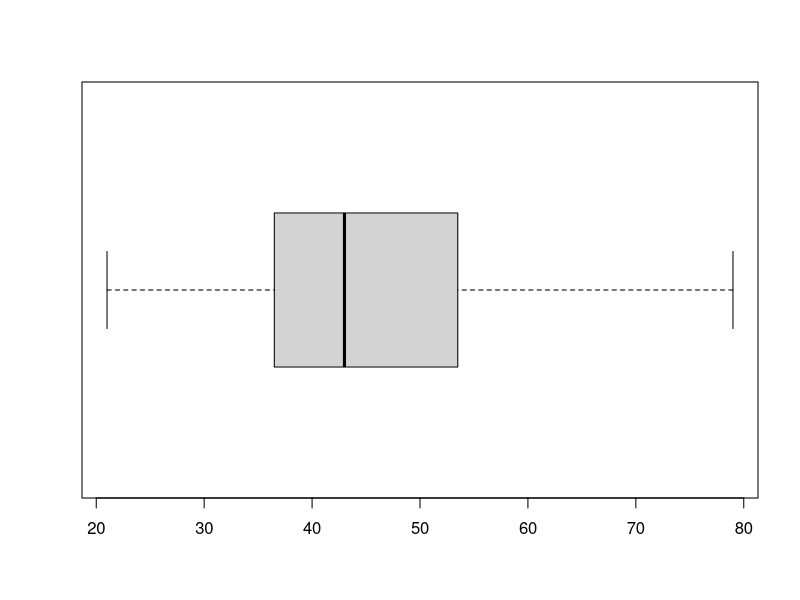
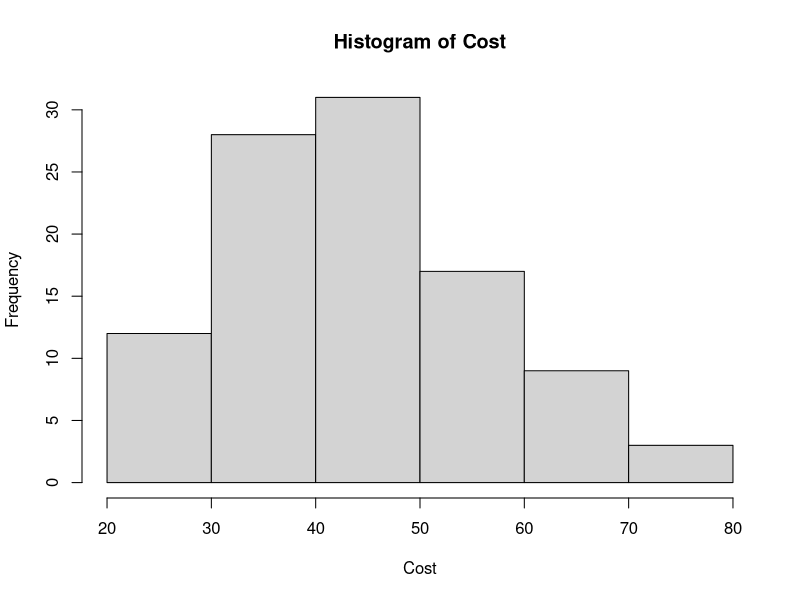
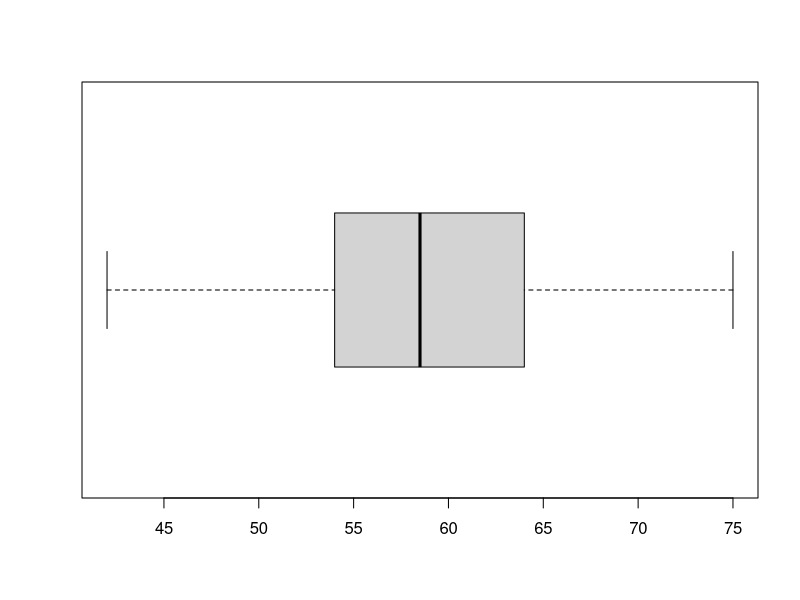
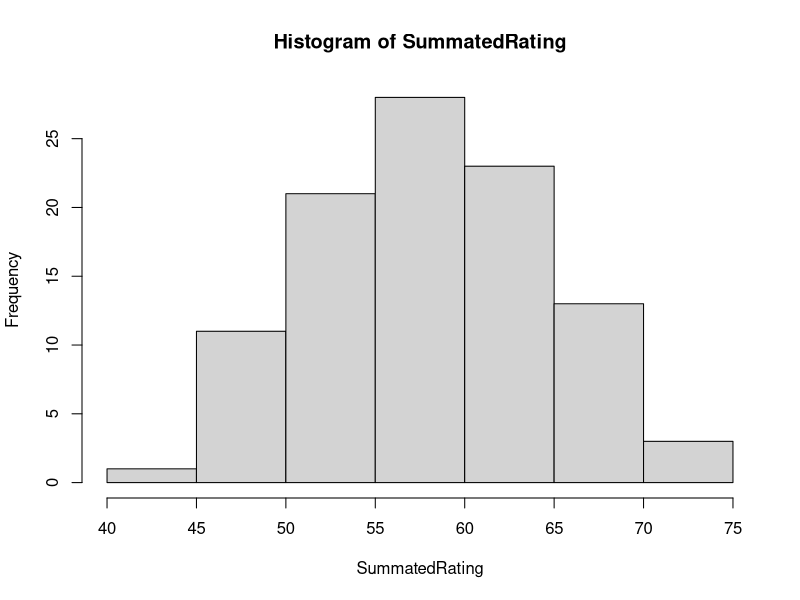
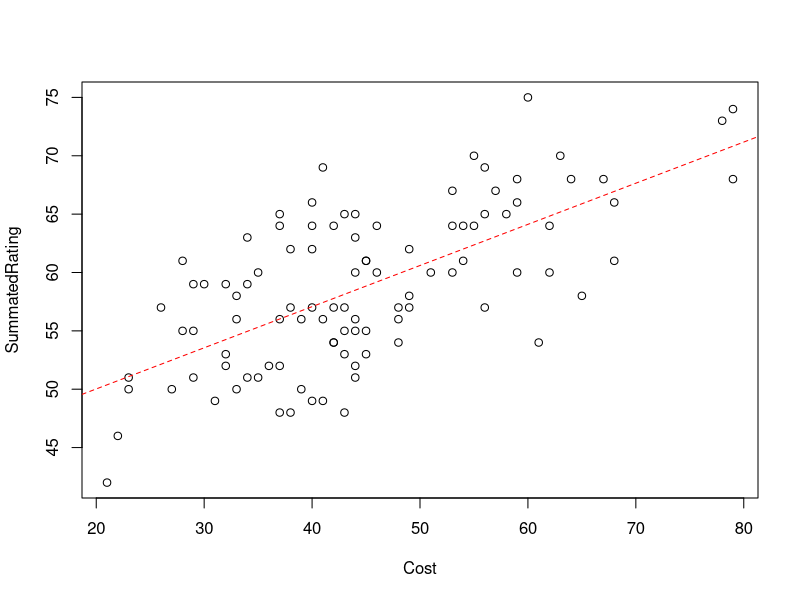
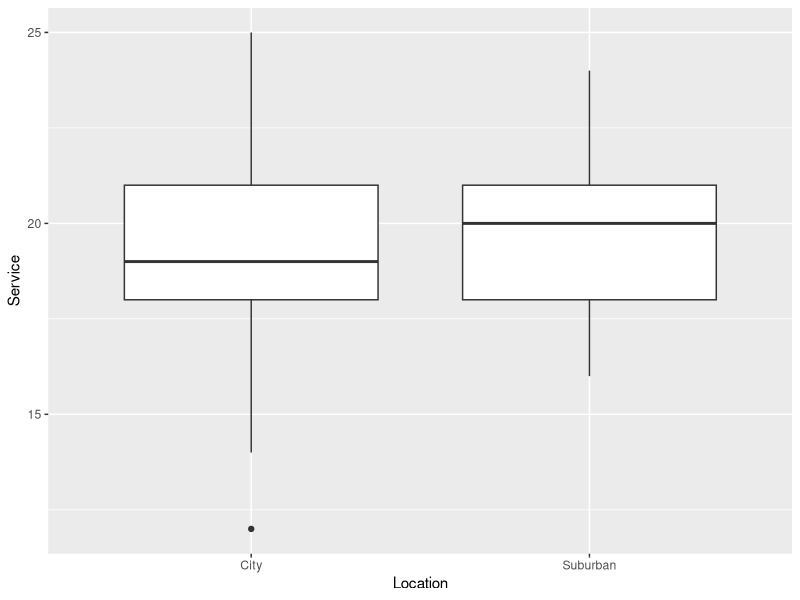
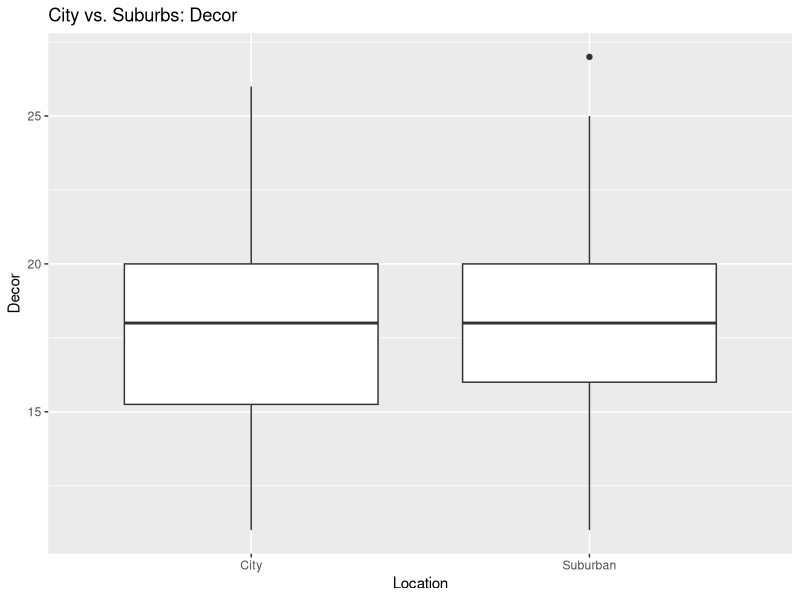
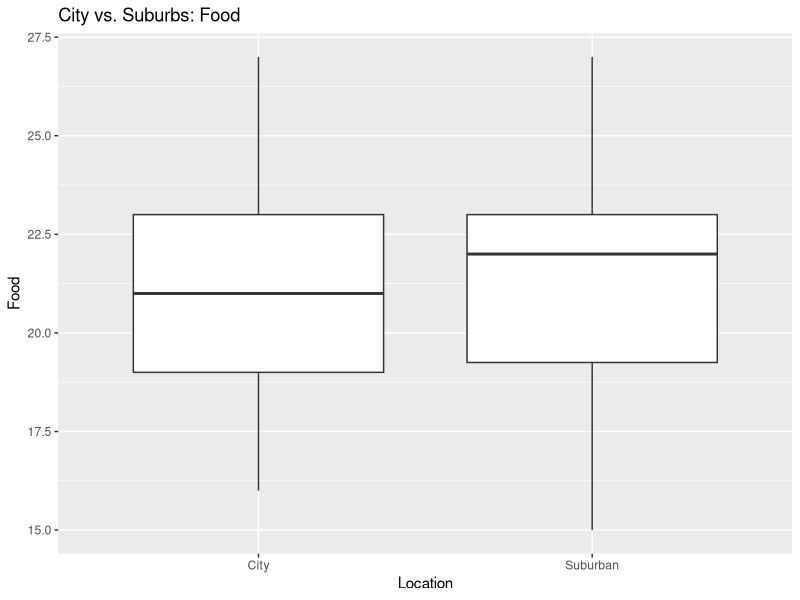

Reproduce these figures in R, in order.
###############################
# DATA SUMMARISATION WORKSHOP #
###############################

library(ggplot2)
#above is required in case you are using ggplots

restaurant = read.csv("Restaurant.csv")  

attach(restaurant)

names(restaurant)

# five-number summary
summary(restaurant)


# boxplot (in basic R)
b = boxplot(Cost, horizontal = T)



#####


hist(Cost)



boxplot(SummatedRating, horizontal = T)
#horizontal = T or TRUE draws a boaxplot in the horizontal direction

hist(SummatedRating)


# scatter plot of cost versus ratings
plot(Cost, SummatedRating)
abline(lm(SummatedRating ~ Cost), col = "red", lty = 2)

# box plot city vs. suburbs: service
ggplot(restaurant, aes(Location,Service)) + geom_boxplot()


#box plot city vs. suburbs: decor
ggplot(restaurant, aes(Location,Decor)) + geom_boxplot() + labs(title = "City vs. Suburbs: Decor") 

#box plot city vs. suburbs: Food
ggplot(restaurant, aes(Location,Food)) + geom_boxplot() + labs(title = "City vs. Suburbs: Food") 

#box plot city vs. suburbs: Summated Rating
ggplot(restaurant, aes(Location,SummatedRating)) + geom_boxplot() + labs(title = "City vs. Suburbs: Overall Rating")

#box plot city vs. suburbs: Cost
ggplot(restaurant, aes(Location,Cost)) + geom_boxplot() + labs(title = "City vs. Suburbs: Cost")



detach(restaurant)

